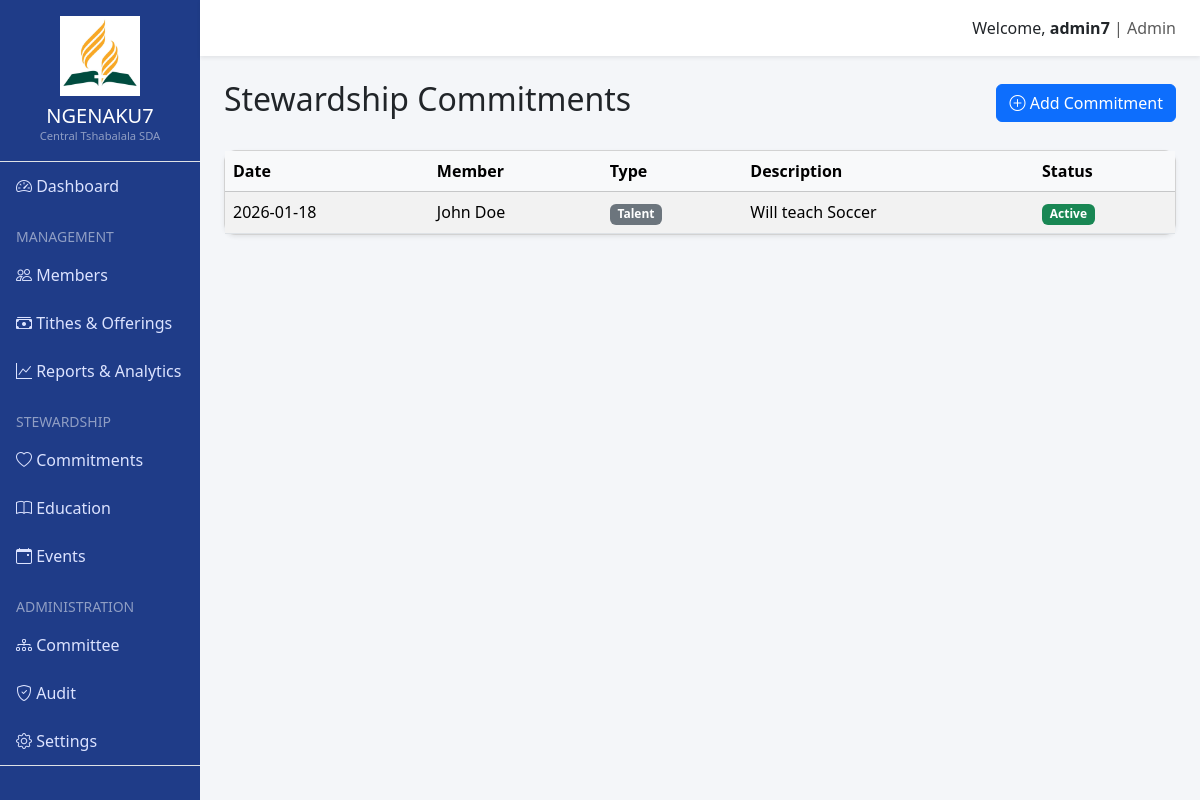
The page /stewardship/commitments (signed in) on the database its author committed.
### app/models/core.py (models this page shows, shortened)
class User(UserMixin, db.Model):
    id = db.Column(db.Integer, primary_key=True)
    username = db.Column(db.String(64), index=True, unique=True)
    email = db.Column(db.String(120), index=True, unique=True)
    password_hash = db.Column(db.String(128))
    role_id = db.Column(db.Integer, db.ForeignKey('role.id'))
    @property
    def is_admin(self):
        return self.role and self.role.name == 'Admin'
    @property
    def is_staff(self):
        return self.role and self.role.name in ['Admin', 'Director', 'Treasurer']

class Role(db.Model):
    id = db.Column(db.Integer, primary_key=True)
    name = db.Column(db.String(64), unique=True)
    permissions = db.Column(db.Integer)
    users = db.relationship('User', backref='role', lazy='dynamic')

class Member(db.Model):
    id = db.Column(db.Integer, primary_key=True)
    first_name = db.Column(db.String(64))
    last_name = db.Column(db.String(64))
    email = db.Column(db.String(120), unique=True)
    phone = db.Column(db.String(20))
    dob = db.Column(db.Date)
    baptism_date = db.Column(db.Date)
    church_id = db.Column(db.Integer, db.ForeignKey('church.id'))
    user_id = db.Column(db.Integer, db.ForeignKey('user.id'))
    user = db.relationship('User', backref=db.backref('member', uselist=False))
    tithes = db.relationship('Tithe', backref='member', lazy='dynamic')
    offerings = db.relationship('Offering', backref='member', lazy='dynamic')
    commitments = db.relationship('Commitment', backref='member', lazy='dynamic')

### app/models/stewardship.py (models this page shows)
class Commitment(db.Model):
    id = db.Column(db.Integer, primary_key=True)
    member_id = db.Column(db.Integer, db.ForeignKey('member.id'))
    type = db.Column(db.String(64)) # Time, Talent, Treasure (Pledge)
    description = db.Column(db.Text)
    created_at = db.Column(db.DateTime, default=datetime.utcnow)
    status = db.Column(db.String(64)) # Active, Completed
    status = db.Column(db.String(64)) # Active, Completed

### app/routes/stewardship.py (the view)
@bp.route('/commitments')
@login_required
def commitments():
    commitments_list = Commitment.query.all()
    return render_template('stewardship/commitments.html', commitments=commitments_list)

### app/models/core.py (called while the page is built)
@login_manager.user_loader
def load_user(id):
    return User.query.get(int(id))

### app/templates/stewardship/commitments.html
{% extends "base.html" %}
{% block content %}
<div class="d-flex justify-content-between align-items-center mb-4">
    <h2>Stewardship Commitments</h2>
    <a href="{{ url_for('stewardship.add_commitment') }}" class="btn btn-primary"><i class="bi bi-plus-circle"></i> Add
        Commitment</a>
</div>
<div class="card shadow-sm">
    <div class="card-body p-0">
        <table class="table table-striped mb-0">
            <thead class="table-light">
                <tr>
                    <th>Date</th>
                    <th>Member</th>
                    <th>Type</th>
                    <th>Description</th>
                    <th>Status</th>
                </tr>
            </thead>
            <tbody>
                {% for c in commitments %}
                <tr>
                    <td>{{ c.created_at.strftime('%Y-%m-%d') }}</td>
                    <td>{{ c.member.first_name ~ ' ' ~ c.member.last_name if c.member else 'Anonymous' }}</td>
                    <td><span class="badge bg-secondary">{{ c.type }}</span></td>
                    <td>{{ c.description }}</td>
                    <td>
                        {% if c.status == 'Active' %}
                        <span class="badge bg-success">Active</span>
                        {% else %}
                        <span class="badge bg-secondary">{{ c.status }}</span>
                        {% endif %}
                    </td>
                </tr>
                {% else %}
                <tr>
                    <td colspan="5" class="text-center">No commitments found.</td>
                </tr>
                {% endfor %}
            </tbody>
        </table>
    </div>
</div>
{% endblock %}

### app/templates/base.html (shortened to what this page needs)
<!DOCTYPE html>
<html lang="en">
<head>
    <link href="https://cdn.jsdelivr.net/npm/bootstrap@5.3.2/dist/css/bootstrap.min.css" rel="stylesheet">
    <link href="https://cdn.jsdelivr.net/npm/bootstrap-icons/font/bootstrap-icons.css" rel="stylesheet">
</head>
<body>
    <div class="container-fluid">
        <div class="row">
            {% if current_user.is_authenticated %}
            <div class="col-md-2 sidebar p-0">
                <div class="text-center py-3 border-bottom">
                    <img src="{{ url_for('static', filename='img/logo.png') }}" alt="SDA Logo" class="img-fluid mb-2"
                        style="max-height: 80px;">
                    <h5 class="m-0">NGENAKU7</h5>
                    <small class="d-block text-white-50" style="font-size: 0.7rem;">Central Tshabalala SDA</small>
                </div>
                <a href="{{ url_for('main.dashboard') }}"><i class="bi bi-speedometer2"></i> Dashboard</a>
                {% if current_user.is_staff %}
                <ul class="list-unstyled ps-3 small text-uppercase text-white-50 mt-3 mb-1">
                    <li>Management</li>
                </ul>
                <a href="{{ url_for('members.index') }}"><i class="bi bi-people"></i> Members</a>
                <a href="{{ url_for('finance.index') }}"><i class="bi bi-cash-stack"></i> Tithes & Offerings</a>
                <a href="{{ url_for('reports.index') }}"><i class="bi bi-graph-up"></i> Reports & Analytics</a>
                {% endif %}
                <ul class="list-unstyled ps-3 small text-uppercase text-white-50 mt-3 mb-1">
                    <li>Stewardship</li>
                </ul>
                <a href="{{ url_for('stewardship.commitments') }}"><i class="bi bi-heart"></i> Commitments</a>
                <a href="{{ url_for('stewardship.education') }}"><i class="bi bi-book"></i> Education</a>
                <a href="{{ url_for('stewardship.events') }}"><i class="bi bi-calendar-event"></i> Events</a>
                {% if current_user.is_admin or current_user.is_director %}
                <ul class="list-unstyled ps-3 small text-uppercase text-white-50 mt-3 mb-1">
                    <li>Administration</li>
                </ul>
                <a href="{{ url_for('stewardship.committee') }}"><i class="bi bi-diagram-3"></i> Committee</a>
                <a href="{{ url_for('stewardship.audit') }}"><i class="bi bi-shield-check"></i> Audit</a>
                <a href="{{ url_for('stewardship.settings') }}"><i class="bi bi-gear"></i> Settings</a>
                {% endif %}
                <div class="mt-auto pt-3 border-top border-white-50">
                    <a href="{{ url_for('auth.logout') }}" class="text-danger"><i class="bi bi-box-arrow-right"></i>
                        Logout</a>
                </div>
            </div>
            {% endif %}
            <div class="{{ 'col-md-10 p-0 main-content' if current_user.is_authenticated else 'col-12 p-0' }}">
                <nav class="navbar navbar-light shadow-sm px-4">
                    <span class="navbar-text ms-auto">
                        {% if current_user.is_authenticated %}
                        <a href="{{ url_for('main.profile') }}" class="text-decoration-none text-dark">
                            Welcome, <strong>{{ current_user.username }}</strong>
                        </a> | {{ current_user.role.name }}
                        {% else %}
                        <button type="button" class="btn btn-sm btn-outline-primary me-2" data-bs-toggle="modal"
                            data-bs-target="#loginModal">Login</button>
                        <button type="button" class="btn btn-sm btn-primary" data-bs-toggle="modal"
                            data-bs-target="#signupModal">Sign Up</button>
                        {% endif %}
                    </span>
                </nav>
                <div class="p-4">
                    {% block content %}{% endblock %}
                </div>
            </div>
        </div>
    </div>
</body>
</html>

### app/templates/base.html (style rules this page uses)
body { background-color: #f4f6f9; }
.sidebar { height: 100vh; background: #1f3c88; color: #fff; position: fixed; top: 0; left: 0; overflow-y: auto; }
.sidebar a { color: #dce3ff; text-decoration: none; display: block; padding: 12px 16px; }
.card { border-radius: 12px; }
.navbar { background: #ffffff; }
.main-content { margin-left: 16.66667%; transition: all 0.3s; }

### rows shown on the page
User: username "admin7"
Role: role.name "Admin"
Commitment: created_at "2026-01-18", member "John Doe", type "Talent", description "Will teach Soccer", status "Active"
